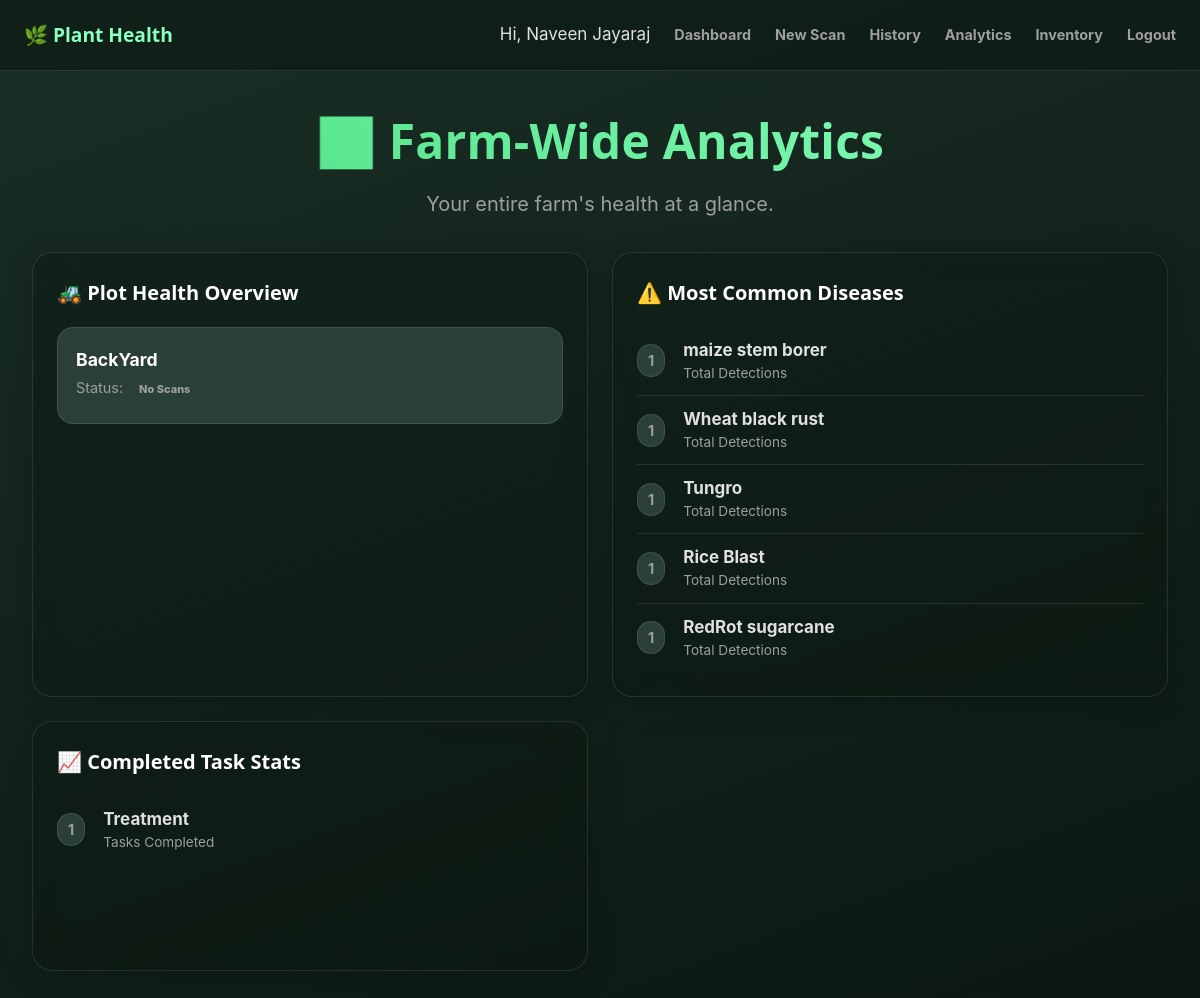
/analytics (signed in), run on an earlier commit of the app's database.
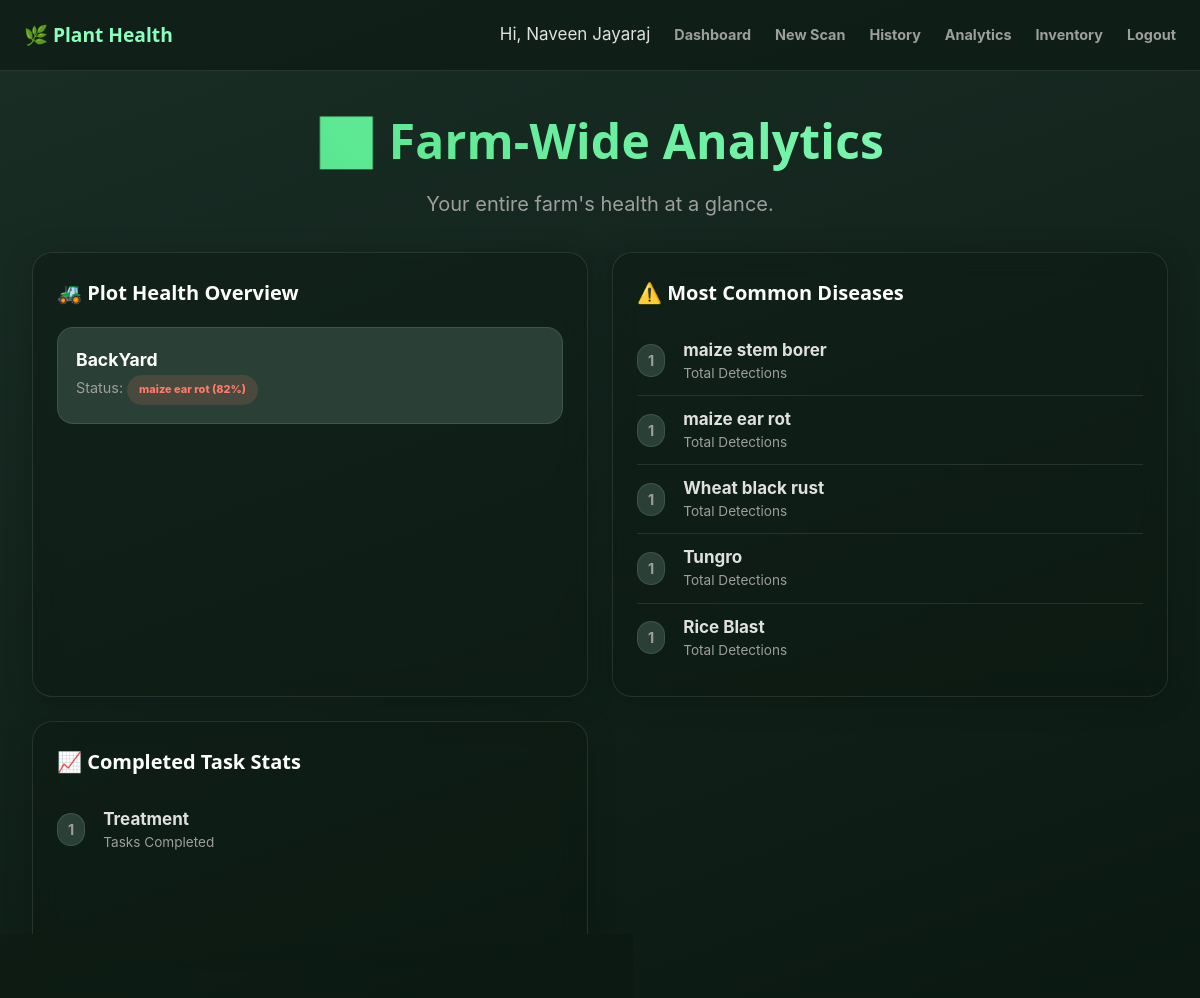
And on a later commit of the database.
### app.py (models this page shows)
class Plot(db.Model):
    id = db.Column(db.Integer, primary_key=True)
    name = db.Column(db.String(100), nullable=False)
    location = db.Column(db.String(200))
    crop_type = db.Column(db.String(100))
    user_id = db.Column(db.Integer, db.ForeignKey('user.id'), nullable=False)
    scans = db.relationship('ScanHistory', backref='plot', lazy=True)
    irrigation_frequency_days = db.Column(db.Integer, nullable=True)
    fertilization_frequency_days = db.Column(db.Integer, nullable=True)
    preferred_fertilizer = db.Column(db.String(100), nullable=True)

class ScanHistory(db.Model):
    id = db.Column(db.Integer, primary_key=True)
    user_id = db.Column(db.Integer, db.ForeignKey('user.id'), nullable=False)
    timestamp = db.Column(db.DateTime, nullable=False, default=datetime.utcnow)
    plot_id = db.Column(db.Integer, db.ForeignKey('plot.id'), nullable=True)
    latitude = db.Column(db.Float, nullable=True)
    longitude = db.Column(db.Float, nullable=True)
    pred_class = db.Column(db.String(100), nullable=False)
    is_healthy = db.Column(db.Boolean, nullable=False)
    confidence = db.Column(db.Float, nullable=False)
    severity = db.Column(db.Float)
    plant_type = db.Column(db.String(50))
    image_filename = db.Column(db.String(200), nullable=False)
    definition_json = db.Column(db.Text)
    solution_json = db.Column(db.Text)
    fertilizer_json = db.Column(db.Text)
    top3_json = db.Column(db.Text)

class Task(db.Model):
    id = db.Column(db.Integer, primary_key=True)
    user_id = db.Column(db.Integer, db.ForeignKey('user.id'), nullable=False)
    scan_id = db.Column(db.Integer, db.ForeignKey('scan_history.id'), nullable=True)
    plot_id = db.Column(db.Integer, db.ForeignKey('plot.id'), nullable=True)
    task_type = db.Column(db.String(50), default='general') # 'general', 'irrigation', 'fertilization', 'treatment'
    title = db.Column(db.String(200), nullable=False)
    due_date = db.Column(db.Date, nullable=False) # Changed to Date for daily tasks
    is_complete = db.Column(db.Boolean, default=False)
    scan = db.relationship('ScanHistory', backref='tasks')
    plot = db.relationship('Plot', backref='tasks')

### app.py (the view)
@app.route('/analytics')
@login_required
def analytics():
    most_common_diseases = db.session.query(
        ScanHistory.pred_class, func.count(ScanHistory.id).label('count')
    ).filter(
        ScanHistory.user_id == current_user.id,
        ScanHistory.is_healthy == False
    ).group_by(ScanHistory.pred_class).order_by(
        func.count(ScanHistory.id).desc()
    ).limit(5).all()
    completed_tasks = db.session.query(
        Task.task_type, func.count(Task.id).label('count')
    ).filter(
        Task.user_id == current_user.id,
        Task.is_complete == True
    ).group_by(Task.task_type).all()
    plots = Plot.query.filter_by(user_id=current_user.id).all()
    plot_health = []
    for plot in plots:
        last_scan = ScanHistory.query.filter_by(plot_id=plot.id).order_by(ScanHistory.timestamp.desc()).first()
        health_status = "No Scans"
        health_class = "info"
        if last_scan:
            if last_scan.is_healthy:
                health_status = "Healthy"
                health_class = "good"
            else:
                health_status = f"{last_scan.pred_class} ({last_scan.severity:.0f}%)"
                health_class = "bad"
        plot_health.append({"plot": plot, "status": health_status, "class": health_class})
    return render_template('analytics.html',
                           disease_stats=most_common_diseases,
                           task_stats=completed_tasks,
                           plot_health=plot_health)

### app.py (called while the page is built)
@login_manager.user_loader
def load_user(user_id):
    return User.query.get(int(user_id))

### templates/analytics.html (shortened to what this page needs)
{% extends "base.html" %}
{% block content %}
<div class="main-container">
  <div class="hero">
    <div class="hero-title">📊 Farm-Wide Analytics</div>
    <p class="hero-subtitle">Your entire farm's health at a glance.</p>
  </div>
  <div class="dashboard-grid">
    <div class="card dashboard-widget">
      <h3>🚜 Plot Health Overview</h3>
      <ul class="plot-list">
      {% for item in plot_health %}
        <li>
          <a href="{{ url_for('plot_detail', plot_id=item.plot.id) }}">
            <strong>{{ item.plot.name }}</strong>
            <small>
              Status:
              {% if item.class == 'good' %}
                <span class="badge-caption badge-good" style="margin-top: 0; font-size: 11px;">
                  {{ item.status }}
                </span>
              {% elif item.class == 'bad' %}
                <span class="badge-caption badge-bad" style="margin-top: 0; font-size: 11px;">
                  {{ item.status }}
                </span>
              {% else %}
                <span class="badge-caption badge-mid" style="margin-top: 0; font-size: 11px; background: var(--bg-3); color: var(--muted);">
                  {{ item.status }}
                </span>
              {% endif %}
            </small>
          </a>
        </li>
      {% else %}
        <p class="def-info" style="margin: auto 0;">No plots created yet.</p>
      {% endfor %}
      </ul>
    </div>
    <div class="card dashboard-widget">
      <h3>⚠️ Most Common Diseases</h3>
      {% if disease_stats %}
        <ul class="task-list">
          {% for disease in disease_stats %}
            <li style="gap: var(--space-3);">
              <span class="collapsible-summary-count">{{ disease.count }}</span>
              <div>
                <strong>{{ disease.pred_class }}</strong>
                <small>Total Detections</small>
              </div>
            </li>
          {% endfor %}
        </ul>
      {% else %}
        <p class="def-info" style="margin: auto 0;">No disease data recorded yet.</p>
      {% endif %}
    </div>
    <div class="card dashboard-widget">
      <h3>📈 Completed Task Stats</h3>
      {% if task_stats %}
        <ul class="task-list">
          {% for task in task_stats %}
            <li style="gap: var(--space-3);">
              <span class="collapsible-summary-count">{{ task.count }}</span>
              <div>
                <strong>{{ task.task_type.capitalize() }}</strong>
                <small>Tasks Completed</small>
              </div>
            </li>
          {% endfor %}
        </ul>
      {% else %}
        <p class="def-info" style="margin: auto 0;">No tasks completed yet.</p>
      {% endif %}
    </div>
  </div>
</div>
{% endblock %}

What changed in the data, as far as the page shows it:
no longer on this page (row unchanged): ScanHistory: count "1", pred_class "RedRot sugarcane"
added ScanHistory: count "1", pred_class "maize ear rot"
Also different on the page:
new list line: "BackYard"
new list line: "Status: maize ear rot (82%)"
list line gone: "BackYard"
list line gone: "Status: No Scans"
